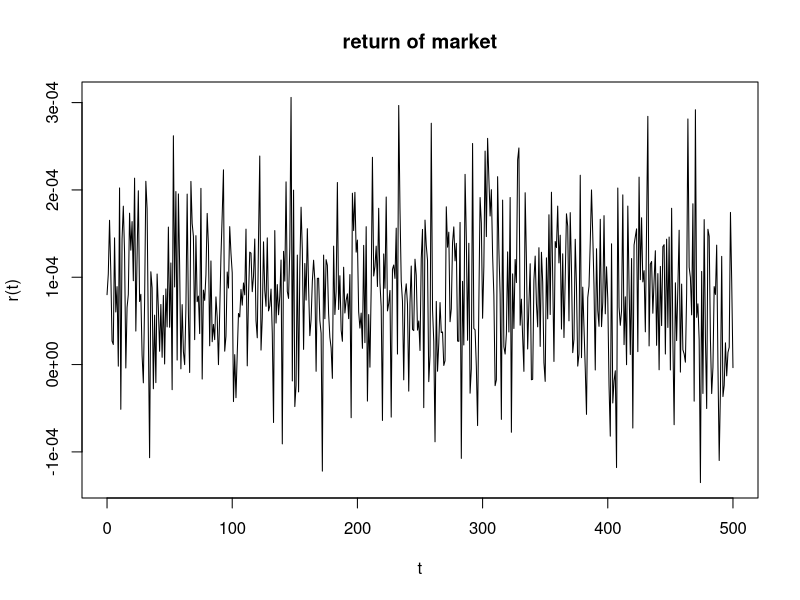

Write the R code that produced this figure.
#Eulerova metoda
#sigma je diagonální, neuvažují se kovariance mezi podkladovými aktivy
n<-771        #počet pozorování z hlediska času
k<-7          #počet podkladových akcií
N<-500        #počet simulací
e_n<-rep(1,times=n)   #jedničový vektor
e_k<-rep(1,times=k)   #jedničový vektor
#r0<-c(t(data[1,])) #posledni pozorovane hodnoty cen akcií
h<-1      #časový krok
w_r<-rnorm(N,0,sqrt(h))     #vektor přírůstků Wienerova procesu
i<-0          #index
kappa<-1  #rychlost reverze
mu_r<-0.02/250 #hodnota rovnovažné polohy
sigma_r<-0.02/250 #volatilita v Ornstein–Uhlenbeckově procesu
r0<-mu_r #pocatecni iterace, zatim jen pomocna
ri<-r0        #i-tá iterace
r<-r0        #vektor iterací
for (i in 1:N){        #cyklus iterací numerické metody
  #dXt = k(μ − Xt) dt + sdWt
  dr<-kappa*(mu_r-ri)*h+sigma_r*w_r[i] 
  ri<-ri+dr
  r<-cbind(r,ri)
}

t<-seq(from=0, by=h, length=N+1)
plot (t, r, type = "l", lty = 1, xlab = "t", ylab = "r(t)", main = "return of market")